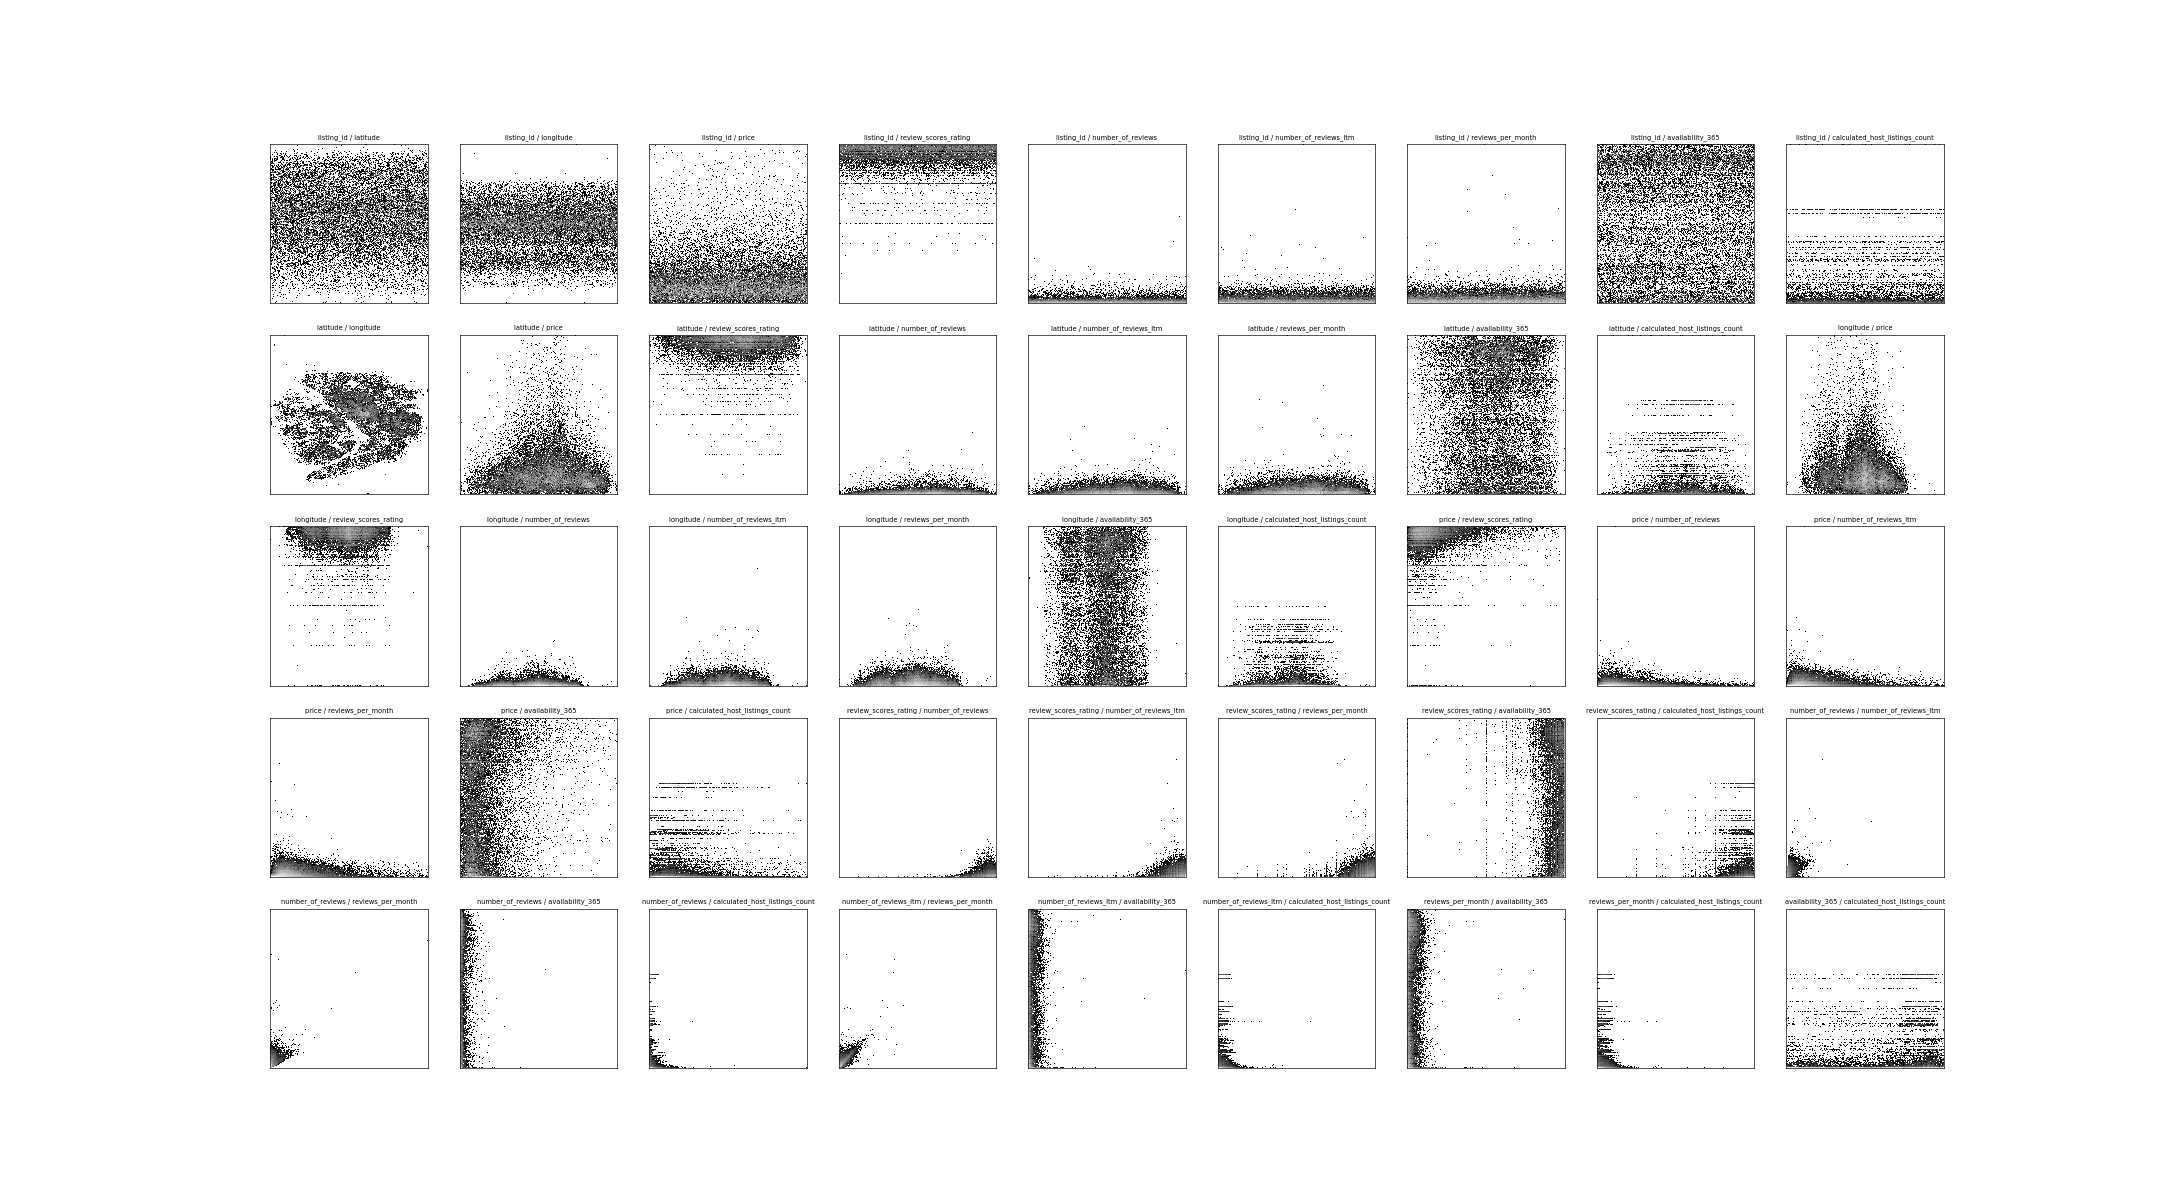

Reproduce this figure in Python.
import itertools
import numpy as np
import pandas as pd
import matplotlib.pyplot as plt
from matplotlib.colors import LogNorm

df = pd.read_csv('paris_listings.csv')
num = ['listing_id', 'latitude', 'longitude', 'price', 'review_scores_rating', 'number_of_reviews',
       'number_of_reviews_ltm', 'reviews_per_month', 'availability_365', 'calculated_host_listings_count']

pairs = list(itertools.combinations(num, 2))
fig, ax = plt.subplots(5, 9, figsize=(36, 20))
for a, (x, y) in zip(ax.flat, pairs):
    a.hist2d(df[x], df[y], bins=200, cmap='gray', norm=LogNorm())
    a.set_title(f'{x} / {y}', fontsize=8)
    a.set_xticks([]); a.set_yticks([])
plt.savefig('pairs.png', dpi=60)
